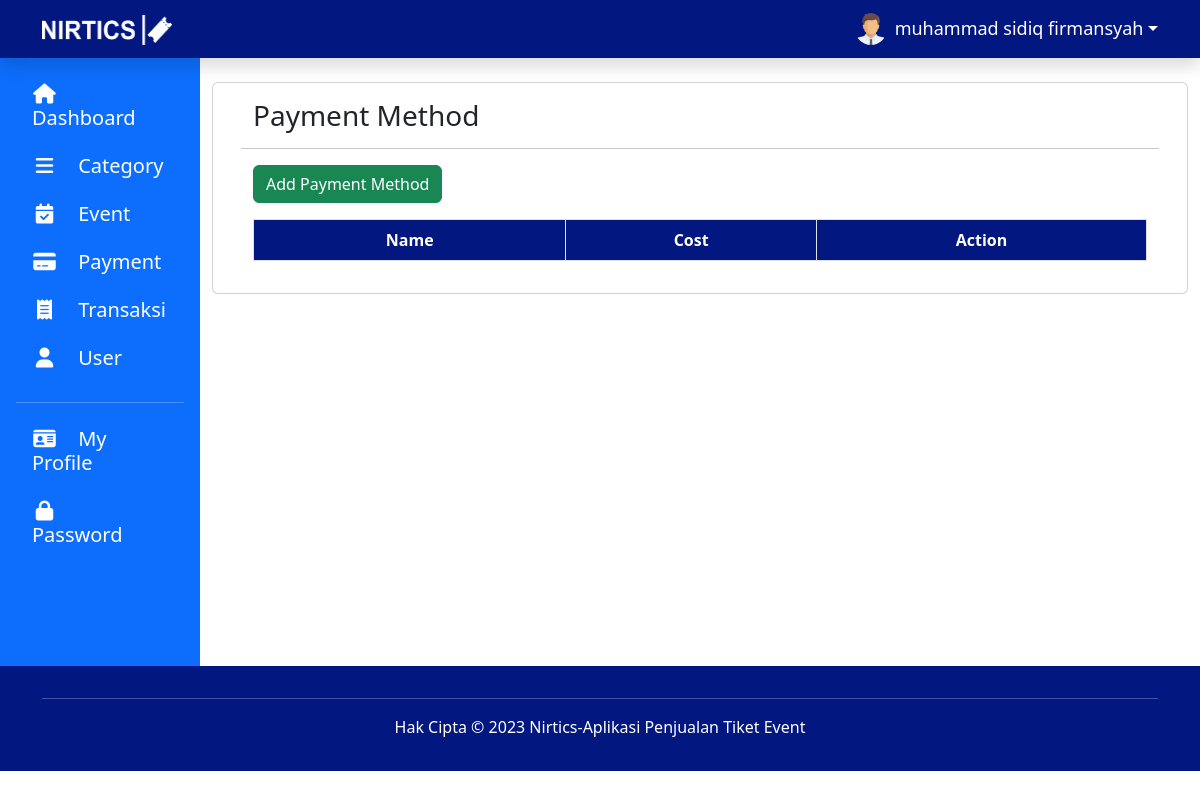
The app's page /admin/payment.php (signed in), older data.
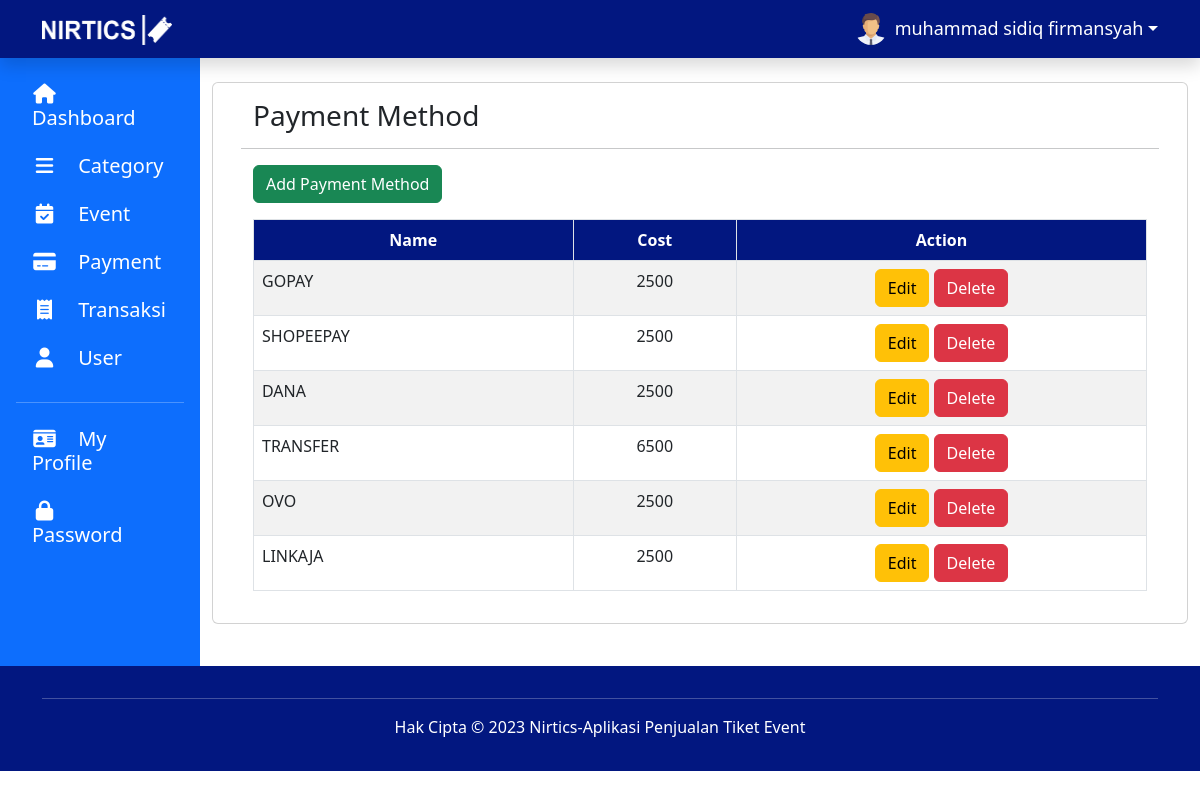
The same page, newer data.
### tables this page shows
CREATE TABLE `metode_pembayaran` (
  `id_metode` int(5) NOT NULL,
  `nama` varchar(100) NOT NULL,
  `biaya` decimal(10,0) NOT NULL
);

### admin/payment.php (the view, shortened to what this page needs)
<?php
if (!empty($_SESSION['status'])) {
    include "layout/header.php";
?>
    <main>
        <div class="container-fluid" style="min-height: 76vh;">
            <div class="row" text-center mb-3>
                <?php include "sidebar.php" ?>
                <div class="col-lg-10 mt-4">
                    <?php
                    include "../lib/koneksi.php";
                    $sql = "SELECT * FROM metode_pembayaran;";
                    $result = mysqli_query($link, $sql);
                    ?>
                    <div class="container">
                        <div class="row">
                            <div class="card">
                                <div class="card-body">
                                    <div class="container">
                                        <div class="row">
                                            <h3 class="mb-3">Payment Method</h3>
                                            <hr>
                                            <div class="col">
                                                <div class="text-start mb-3">
                                                    <a href="paymentAdd.php" class="btn btn-success">Add Payment Method</a>
                                                </div>
                                                <table class="table table-bordered table-striped">
                                                    <thead>
                                                        <tr class="text-center">
                                                            <th class="text-white" style="background-color: #021780;">Name</th>
                                                            <th class="text-white" style="background-color: #021780;">Cost</th>
                                                            <th class="text-white" style="background-color: #021780;">Action</th>
                                                        </tr>
                                                    </thead>
                                                    <tbody>
                                                        <?php while ($row = mysqli_fetch_assoc($result)) { ?>
                                                            <tr>
                                                                <td><?php echo $row['nama']; ?></td>
                                                                <td class="text-center"><?php echo $row['biaya'] ?></td>
                                                                <td class="mx-0 px-0 text-center">
                                                                    <a href="paymentEdit.php?id_metode=<?php echo $row['id_metode']; ?>" class="btn btn-warning">Edit</a>
                                                                    <a href="paymentDelete.php?id_metode=<?php echo $row['id_metode']; ?>" class="btn btn-danger" onclick="return confirmDelete();">Delete</a>
                                                                </td>
                                                            </tr>
                                                        <?php } ?>
                                                    </tbody>
                                                </table>
                                            </div>
                                        </div>
                                    </div>
                                </div>
                            </div>
                        </div>
                    </div>
                </div>
            </div>
        </div>
    </main>
<?php
    include "layout/footer.php";
} else {
    header('Location: ../login.php');
}
?>

Row changes from the older to the newer data that the page shows:
added metode_pembayaran: nama "GOPAY", biaya "2500"
added metode_pembayaran: nama "SHOPEEPAY", biaya "2500"
added metode_pembayaran: nama "DANA", biaya "2500"
added metode_pembayaran: nama "TRANSFER", biaya "6500"
added metode_pembayaran: nama "OVO", biaya "2500"
added metode_pembayaran: nama "LINKAJA", biaya "2500"
